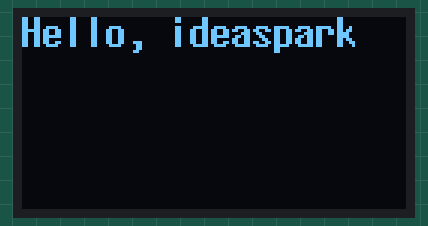
Bench run of a sketch on a simulated Arduino Uno, built with avr-gcc and run on an emulated ATmega328P. Parts: 128×64 one-colour display.

Above: at 0.1 s.

The sketch:

alohamundo.ino
```cpp
#include <Arduino.h>
#include <Wire.h>
#include <U8g2lib.h>

U8G2_SSD1306_128X64_NONAME_F_SW_I2C
u8g2 (U8G2_R0, /*clock=*/14,/*data=*/12,U8X8_PIN_NONE);

void setup (void) {
u8g2.begin();
}

void loop (void) {
 u8g2.clearBuffer();
 u8g2.setFont(u8g2_font_7x14B_tr);
 u8g2.drawStr(0,10, "Hello, ideaspark") ;
 u8g2.sendBuffer();
delay(1000);
}
```
